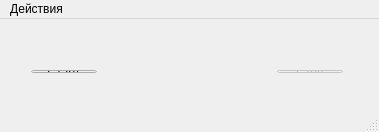
<?xml version="1.0" encoding="UTF-8"?>
<ui version="4.0">
 <class>MainForm</class>
 <widget class="QMainWindow" name="MainForm">
  <property name="geometry">
   <rect>
    <x>0</x>
    <y>0</y>
    <width>379</width>
    <height>132</height>
   </rect>
  </property>
  <property name="minimumSize">
   <size>
    <width>379</width>
    <height>132</height>
   </size>
  </property>
  <property name="maximumSize">
   <size>
    <width>379</width>
    <height>132</height>
   </size>
  </property>
  <property name="windowTitle">
   <string>Сервер &quot;Учёт и администрирование ПК&quot;</string>
  </property>
  <property name="windowIcon">
   <iconset resource="resource.qrc">
    <normaloff>:/ico/imac.png</normaloff>:/ico/imac.png</iconset>
  </property>
  <widget class="QWidget" name="centralWidget">
   <widget class="QWidget" name="layoutWidget">
    <property name="geometry">
     <rect>
      <x>20</x>
      <y>40</y>
      <width>334</width>
      <height>25</height>
     </rect>
    </property>
    <layout class="QHBoxLayout" name="horizontalLayout">
     <property name="spacing">
      <number>180</number>
     </property>
     <item>
      <widget class="QPushButton" name="pushButton">
       <property name="text">
        <string>Старт</string>
       </property>
      </widget>
     </item>
     <item>
      <widget class="QPushButton" name="pushButton_2">
       <property name="enabled">
        <bool>false</bool>
       </property>
       <property name="text">
        <string>Стоп</string>
       </property>
      </widget>
     </item>
    </layout>
   </widget>
  </widget>
  <widget class="QStatusBar" name="statusBar"/>
  <widget class="QMenuBar" name="menuBar">
   <property name="geometry">
    <rect>
     <x>0</x>
     <y>0</y>
     <width>379</width>
     <height>20</height>
    </rect>
   </property>
   <widget class="QMenu" name="menu">
    <property name="title">
     <string>Действия</string>
    </property>
    <addaction name="actionStart"/>
    <addaction name="actionStop"/>
    <addaction name="separator"/>
    <addaction name="actionExit"/>
   </widget>
   <addaction name="menu"/>
  </widget>
  <action name="actionStart">
   <property name="icon">
    <iconset resource="resource.qrc">
     <normaloff>:/ico/ball_green.png</normaloff>:/ico/ball_green.png</iconset>
   </property>
   <property name="text">
    <string>Старт</string>
   </property>
  </action>
  <action name="actionStop">
   <property name="icon">
    <iconset resource="resource.qrc">
     <normaloff>:/ico/ball_red.png</normaloff>:/ico/ball_red.png</iconset>
   </property>
   <property name="text">
    <string>Стоп</string>
   </property>
  </action>
  <action name="actionExit">
   <property name="text">
    <string>Выход</string>
   </property>
  </action>
 </widget>
 <layoutdefault spacing="6" margin="11"/>
 <resources>
  <include location="resource.qrc"/>
 </resources>
 <connections/>
</ui>
